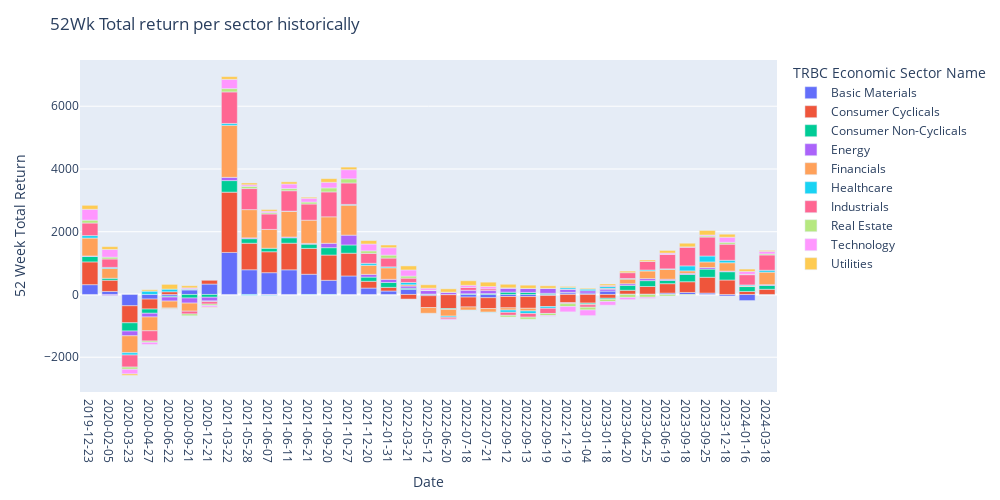

Notebook cell for this chart:
### Code cell
fig = px.bar(const_df_grouped[const_df_grouped['TRBC Economic Sector Name'].isin(_sectors)],
              x="Date", y="52 Week Total Return", color="TRBC Economic Sector Name", width=1400, height=600)

fig.update_layout(
    xaxis=dict(
        type='category',
        categoryorder='array',
    ),
    title = '52Wk Total return per sector historically',
    width=1000, height=500
)
fig.show()

### Figure 1 — Plotly figure (JSON) as saved in the notebook; plotly's stock layout.template omitted (floating-point values rounded to 4 significant figures)
{"data": [{"alignmentgroup": "True", "hovertemplate": "TRBC Economic Sector Name=Basic Materials<br>Date=%{x}<br>52 Week Total Return=%{y}<extra></extra>", "legendgroup": "Basic Materials", "marker": {"color": "#636efa", "pattern": {"shape": ""}}, "name": "Basic Materials", "offsetgroup": "Basic Materials", "orientation": "v", "showlegend": true, "textposition": "auto", "type": "bar", "x": ["2019-12-23", "2020-02-05", "2020-03-23", "2020-04-27", "2020-06-22", "2020-09-21", "2020-12-21", "2021-03-22", "2021-05-28", "2021-06-07", "2021-06-11", "2021-06-21", "2021-09-20", "2021-10-27", "2021-12-20", "2022-01-31", "2022-03-21", "2022-05-12", "2022-06-20", "2022-07-18", "2022-07-21", "2022-09-12", "2022-09-13", "2022-09-19", "2022-12-19", "2023-01-04", "2023-01-18", "2023-04-20", "2023-04-25", "2023-06-19", "2023-09-18", "2023-09-25", "2023-12-18", "2024-01-16", "2024-03-18"], "xaxis": "x", "y": [312.6, 96.24, -359.5, -147.3, -55.39, 143.9, 331.8, 1339.0, 787.0, 694.4, 785.7, 644.4, 451.3, 589.6, 204.3, 110.0, 164.7, -39.38, -8.193, -83.6, -103.0, -64.62, -67.53, -33.61, 51.16, 44.33, 107.1, 13.21, 11.07, 43.27, 63.53, 44.17, -47.26, -194.5, -4.386], "yaxis": "y"}, {"alignmentgroup": "True", "hovertemplate": "TRBC Economic Sector Name=Consumer Cyclicals<br>Date=%{x}<br>52 Week Total Return=%{y}<extra></extra>", "legendgroup": "Consumer Cyclicals", "marker": {"color": "#EF553B", "pattern": {"shape": ""}}, "name": "Consumer Cyclicals", "offsetgroup": "Consumer Cyclicals", "orientation": "v", "showlegend": true, "textposition": "auto", "type": "bar", "x": ["2019-12-23", "2020-02-05", "2020-03-23", "2020-04-27", "2020-06-22", "2020-09-21", "2020-12-21", "2021-03-22", "2021-05-28", "2021-06-07", "2021-06-11", "2021-06-21", "2021-09-20", "2021-10-27", "2021-12-20", "2022-01-31", "2022-03-21", "2022-05-12", "2022-06-20", "2022-07-18", "2022-07-21", "2022-09-12", "2022-09-13", "2022-09-19", "2022-12-19", "2023-01-04", "2023-01-18", "2023-04-20", "2023-04-25", "2023-06-19", "2023-09-18", "2023-09-25", "2023-12-18", "2024-01-16", "2024-03-18"], "xaxis": "x", "y": [725.4, 358.9, -543.4, -317.5, 85.54, 15.8, 119.9, 1922.0, 845.9, 667.5, 848.6, 823.1, 805.3, 726.1, 214.9, 116.1, -146.8, -377.9, -441.1, -315.0, -346.5, -362.2, -373.7, -351.5, -260.0, -275.6, -121.6, 120.4, 243.1, 300.5, 342.8, 504.5, 460.8, 96.24, 165.0], "yaxis": "y"}, {"alignmentgroup": "True", "hovertemplate": "TRBC Economic Sector Name=Consumer Non-Cyclicals<br>Date=%{x}<br>52 Week Total Return=%{y}<extra></extra>", "legendgroup": "Consumer Non-Cyclicals", "marker": {"color": "#00cc96", "pattern": {"shape": ""}}, "name": "Consumer Non-Cyclicals", "offsetgroup": "Consumer Non-Cyclicals", "orientation": "v", "showlegend": true, "textposition": "auto", "type": "bar", "x": ["2019-12-23", "2020-02-05", "2020-03-23", "2020-04-27", "2020-06-22", "2020-09-21", "2020-12-21", "2021-03-22", "2021-05-28", "2021-06-07", "2021-06-11", "2021-06-21", "2021-09-20", "2021-10-27", "2021-12-20", "2022-01-31", "2022-03-21", "2022-05-12", "2022-06-20", "2022-07-18", "2022-07-21", "2022-09-12", "2022-09-13", "2022-09-19", "2022-12-19", "2023-01-04", "2023-01-18", "2023-04-20", "2023-04-25", "2023-06-19", "2023-09-18", "2023-09-25", "2023-12-18", "2024-01-16", "2024-03-18"], "xaxis": "x", "y": [174.1, 61.27, -263.1, -135.0, -27.03, -113.0, -89.08, 367.7, 145.4, 111.2, 172.5, 135.4, 234.7, 262.2, 134.6, 156.2, 34.25, 13.45, -28.08, 22.45, 28.99, 72.98, 64.66, 36.44, 15.82, -30.04, -34.25, 155.3, 186.6, 103.6, 229.8, 260.3, 264.5, 155.9, 121.8], "yaxis": "y"}, {"alignmentgroup": "True", "hovertemplate": "TRBC Economic Sector Name=Energy<br>Date=%{x}<br>52 Week Total Return=%{y}<extra></extra>", "legendgroup": "Energy", "marker": {"color": "#ab63fa", "pattern": {"shape": ""}}, "name": "Energy", "offsetgroup": "Energy", "orientation": "v", "showlegend": true, "textposition": "auto", "type": "bar", "x": ["2019-12-23", "2020-02-05", "2020-03-23", "2020-04-27", "2020-06-22", "2020-09-21", "2020-12-21", "2021-03-22", "2021-05-28", "2021-06-07", "2021-06-11", "2021-06-21", "2021-09-20", "2021-10-27", "2021-12-20", "2022-01-31", "2022-03-21", "2022-05-12", "2022-06-20", "2022-07-18", "2022-07-21", "2022-09-12", "2022-09-13", "2022-09-19", "2022-12-19", "2023-01-04", "2023-01-18", "2023-04-20", "2023-04-25", "2023-06-19", "2023-09-18", "2023-09-25", "2023-12-18", "2024-01-16", "2024-03-18"], "xaxis": "x", "y": [15.05, -33.38, -151.9, -118.4, -129.1, -162.8, -123.2, 103.5, 26.08, -16.77, 24.01, 24.24, 139.5, 312.6, 86.19, 99.86, 69.6, 111.5, 69.8, 110.6, 96.28, 124.5, 127.7, 154.6, 101.5, 74.75, 62.21, 51.75, 64.05, 38.16, 37.12, 50.41, 19.66, 2.327, 25.49], "yaxis": "y"}, {"alignmentgroup": "True", "hovertemplate": "TRBC Economic Sector Name=Financials<br>Date=%{x}<br>52 Week Total Return=%{y}<extra></extra>", "legendgroup": "Financials", "marker": {"color": "#FFA15A", "pattern": {"shape": ""}}, "name": "Financials", "offsetgroup": "Financials", "orientation": "v", "showlegend": true, "textposition": "auto", "type": "bar", "x": ["2019-12-23", "2020-02-05", "2020-03-23", "2020-04-27", "2020-06-22", "2020-09-21", "2020-12-21", "2021-03-22", "2021-05-28", "2021-06-07", "2021-06-11", "2021-06-21", "2021-09-20", "2021-10-27", "2021-12-20", "2022-01-31", "2022-03-21", "2022-05-12", "2022-06-20", "2022-07-18", "2022-07-21", "2022-09-12", "2022-09-13", "2022-09-19", "2022-12-19", "2023-01-04", "2023-01-18", "2023-04-20", "2023-04-25", "2023-06-19", "2023-09-18", "2023-09-25", "2023-12-18", "2024-01-16", "2024-03-18"], "xaxis": "x", "y": [571.2, 310.6, -540.5, -440.6, -221.3, -257.4, -5.089, 1658.0, 899.5, 600.2, 821.3, 740.7, 844.0, 955.3, 289.0, 367.9, 40.12, -181.3, -213.6, -102.8, -115.9, -69.89, -83.65, 6.147, 4.303, -22.93, 27.2, 148.9, 242.9, 315.7, 78.15, 177.6, 266.4, 22.18, 399.8], "yaxis": "y"}, {"alignmentgroup": "True", "hovertemplate": "TRBC Economic Sector Name=Healthcare<br>Date=%{x}<br>52 Week Total Return=%{y}<extra></extra>", "legendgroup": "Healthcare", "marker": {"color": "#19d3f3", "pattern": {"shape": ""}}, "name": "Healthcare", "offsetgroup": "Healthcare", "orientation": "v", "showlegend": true, "textposition": "auto", "type": "bar", "x": ["2019-12-23", "2020-02-05", "2020-03-23", "2020-04-27", "2020-06-22", "2020-09-21", "2020-12-21", "2021-03-22", "2021-05-28", "2021-06-07", "2021-06-11", "2021-06-21", "2021-09-20", "2021-10-27", "2021-12-20", "2022-01-31", "2022-03-21", "2022-05-12", "2022-06-20", "2022-07-18", "2022-07-21", "2022-09-12", "2022-09-13", "2022-09-19", "2022-12-19", "2023-01-04", "2023-01-18", "2023-04-20", "2023-04-25", "2023-06-19", "2023-09-18", "2023-09-25", "2023-12-18", "2024-01-16", "2024-03-18"], "xaxis": "x", "y": [78.8, 37.01, -71.5, 105.7, 84.14, 19.17, -12.08, 59.25, -26.19, -13.52, 3.792, -10.97, -11.08, 24.33, 63.91, 30.61, 73.83, 0.9619, -38.21, -12.96, -17.92, -73.15, -81.39, -55.9, 45.5, 51.55, 57.26, 18.44, 31.75, 15.15, 160.0, 188.8, 78.43, 26.54, 59.62], "yaxis": "y"}, {"alignmentgroup": "True", "hovertemplate": "TRBC Economic Sector Name=Industrials<br>Date=%{x}<br>52 Week Total Return=%{y}<extra></extra>", "legendgroup": "Industrials", "marker": {"color": "#FF6692", "pattern": {"shape": ""}}, "name": "Industrials", "offsetgroup": "Industrials", "orientation": "v", "showlegend": true, "textposition": "auto", "type": "bar", "x": ["2019-12-23", "2020-02-05", "2020-03-23", "2020-04-27", "2020-06-22", "2020-09-21", "2020-12-21", "2021-03-22", "2021-05-28", "2021-06-07", "2021-06-11", "2021-06-21", "2021-09-20", "2021-10-27", "2021-12-20", "2022-01-31", "2022-03-21", "2022-05-12", "2022-06-20", "2022-07-18", "2022-07-21", "2022-09-12", "2022-09-13", "2022-09-19", "2022-12-19", "2023-01-04", "2023-01-18", "2023-04-20", "2023-04-25", "2023-06-19", "2023-09-18", "2023-09-25", "2023-12-18", "2024-01-16", "2024-03-18"], "xaxis": "x", "y": [399.8, 267.1, -385.5, -325.8, -19.21, -88.66, -76.85, 1006.0, 671.5, 492.3, 650.7, 515.6, 793.7, 683.4, 316.6, 279.6, 137.5, 2.979, -53.03, 89.38, 53.73, -95.25, -117.5, -164.6, -32.65, -78.58, 30.71, 185.8, 271.7, 459.4, 596.9, 604.0, 513.5, 326.8, 487.5], "yaxis": "y"}, {"alignmentgroup": "True", "hovertemplate": "TRBC Economic Sector Name=Real Estate<br>Date=%{x}<br>52 Week Total Return=%{y}<extra></extra>", "legendgroup": "Real Estate", "marker": {"color": "#B6E880", "pattern": {"shape": ""}}, "name": "Real Estate", "offsetgroup": "Real Estate", "orientation": "v", "showlegend": true, "textposition": "auto", "type": "bar", "x": ["2019-12-23", "2020-02-05", "2020-03-23", "2020-04-27", "2020-06-22", "2020-09-21", "2020-12-21", "2021-03-22", "2021-05-28", "2021-06-07", "2021-06-11", "2021-06-21", "2021-09-20", "2021-10-27", "2021-12-20", "2022-01-31", "2022-03-21", "2022-05-12", "2022-06-20", "2022-07-18", "2022-07-21", "2022-09-12", "2022-09-13", "2022-09-19", "2022-12-19", "2023-01-04", "2023-01-18", "2023-04-20", "2023-04-25", "2023-06-19", "2023-09-18", "2023-09-25", "2023-12-18", "2024-01-16", "2024-03-18"], "xaxis": "x", "y": [92.52, 59.35, -69.8, -41.13, -23.59, -56.27, -47.55, 106.1, 71.66, 42.39, 68.67, 62.56, 128.8, 133.2, 80.33, 94.64, 66.9, 9.047, 3.672, -1.88, -4.214, -55.3, -65.14, -64.56, -91.8, -87.57, -67.81, -94.42, -89.37, -50.17, -22.77, 35.23, 59.57, 11.93, 32.49], "yaxis": "y"}, {"alignmentgroup": "True", "hovertemplate": "TRBC Economic Sector Name=Technology<br>Date=%{x}<br>52 Week Total Return=%{y}<extra></extra>", "legendgroup": "Technology", "marker": {"color": "#FF97FF", "pattern": {"shape": ""}}, "name": "Technology", "offsetgroup": "Technology", "orientation": "v", "showlegend": true, "textposition": "auto", "type": "bar", "x": ["2019-12-23", "2020-02-05", "2020-03-23", "2020-04-27", "2020-06-22", "2020-09-21", "2020-12-21", "2021-03-22", "2021-05-28", "2021-06-07", "2021-06-11", "2021-06-21", "2021-09-20", "2021-10-27", "2021-12-20", "2022-01-31", "2022-03-21", "2022-05-12", "2022-06-20", "2022-07-18", "2022-07-21", "2022-09-12", "2022-09-13", "2022-09-19", "2022-12-19", "2023-01-04", "2023-01-18", "2023-04-20", "2023-04-25", "2023-06-19", "2023-09-18", "2023-09-25", "2023-12-18", "2024-01-16", "2024-03-18"], "xaxis": "x", "y": [344.7, 243.2, -148.5, -70.08, -8.4, 32.38, -51.78, 293.3, 49.12, 47.37, 145.3, 120.0, 178.1, 290.4, 218.3, 236.2, 194.2, 62.68, -25.03, 70.34, 75.37, 12.44, 0.04984, -24.56, -169.8, -180.2, -118.3, -70.71, -38.01, 43.41, 8.903, 30.29, 161.5, 91.68, 82.25], "yaxis": "y"}, {"alignmentgroup": "True", "hovertemplate": "TRBC Economic Sector Name=Utilities<br>Date=%{x}<br>52 Week Total Return=%{y}<extra></extra>", "legendgroup": "Utilities", "marker": {"color": "#FECB52", "pattern": {"shape": ""}}, "name": "Utilities", "offsetgroup": "Utilities", "orientation": "v", "showlegend": true, "textposition": "auto", "type": "bar", "x": ["2019-12-23", "2020-02-05", "2020-03-23", "2020-04-27", "2020-06-22", "2020-09-21", "2020-12-21", "2021-03-22", "2021-05-28", "2021-06-07", "2021-06-11", "2021-06-21", "2021-09-20", "2021-10-27", "2021-12-20", "2022-01-31", "2022-03-21", "2022-05-12", "2022-06-20", "2022-07-18", "2022-07-21", "2022-09-12", "2022-09-13", "2022-09-19", "2022-12-19", "2023-01-04", "2023-01-18", "2023-04-20", "2023-04-25", "2023-06-19", "2023-09-18", "2023-09-25", "2023-12-18", "2024-01-16", "2024-03-18"], "xaxis": "x", "y": [127.5, 91.06, -45.82, 45.57, 152.3, 67.39, -14.81, 88.45, 58.03, 51.99, 69.65, 33.43, 117.1, 83.05, 110.1, 85.64, 128.9, 108.2, 106.2, 145.4, 137.8, 114.6, 103.7, 79.2, 37.0, 28.28, 48.73, 50.61, 46.46, 85.15, 116.1, 145.5, 96.56, 75.8, 30.29], "yaxis": "y"}], "layout": {"barmode": "relative", "height": 500, "legend": {"title": {"text": "TRBC Economic Sector Name"}, "tracegroupgap": 0}, "margin": {"t": 60}, "title": {"text": "52Wk Total return per sector historically"}, "width": 1000, "xaxis": {"anchor": "y", "categoryorder": "array", "domain": [0, 1], "title": {"text": "Date"}, "type": "category"}, "yaxis": {"anchor": "x", "domain": [0, 1], "title": {"text": "52 Week Total Return"}}}}
